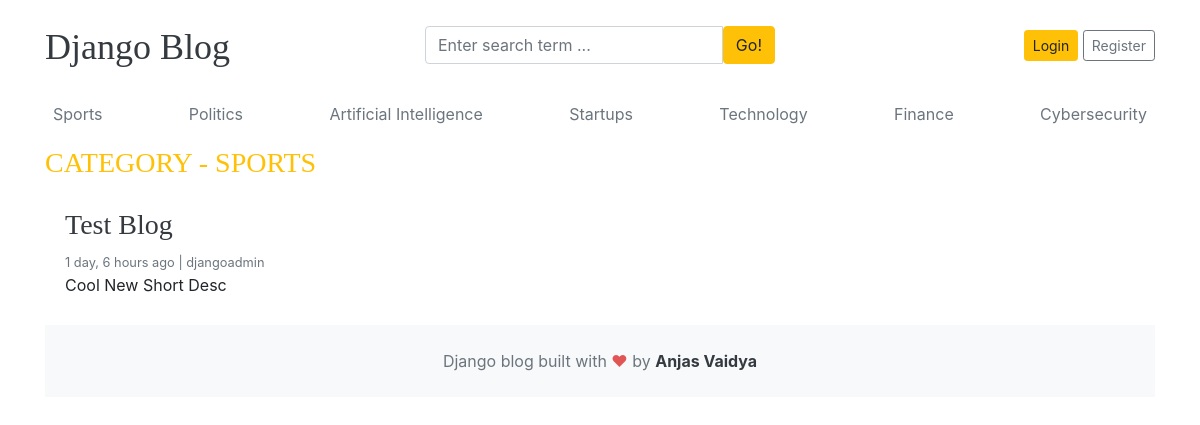
Page /category/1/ on the committed database.
### blogs/models.py (models this page shows, shortened)
class Category(models.Model):
    category_name = models.CharField(max_length=50, unique=True)
    created_at = models.DateTimeField(auto_now_add=True)
    updated_at = models.DateTimeField(auto_now=True)
    class Meta:
        verbose_name_plural = "categories"
    def __str__(self):
        return self.category_name

class Blog(models.Model):
    title = models.CharField(max_length=100)
    slug = models.SlugField(max_length=150, unique=True, blank=True)
    category = models.ForeignKey(Category, on_delete=models.CASCADE)
    author = models.ForeignKey(User, on_delete=models.CASCADE)
    featured_image = models.ImageField(upload_to="uploads/%Y/%m/%d")
    short_description = models.TextField(max_length=500)
    blog_body = models.TextField(max_length=2000)
    status = models.CharField(max_length=20, choices=STATUS_CHOICES, default="Draft")
    is_featured = models.BooleanField(default=False)
    created_at = models.DateTimeField(auto_now_add=True)
    updated_at = models.DateTimeField(auto_now=True)

### blogs/views.py (the view)
# urls.py: path("<int:category_id>/", views.posts_by_category, name="posts_by_category")
def posts_by_category(request, category_id):
    posts = Blog.objects.filter(status="Published", category=category_id)
    category = get_object_or_404(Category, pk=category_id)
    context = {
        "posts": posts,
        "category": category,
    }
    return render(request, "posts_by_category.html", context)

### blogs/context_processors.py (called while the page is built)
def get_categories(request):
    categories = Category.objects.all()
    return dict(categories=categories)

def get_social_links(request):
    social_links = SocialLink.objects.all()
    return dict(social_links=social_links)

### templates/posts_by_category.html
{% extends 'base.html' %}
{% block content %}
      <h3 class="text-uppercase text-warning" style="letter-spaceing: 2px">CATEGORY - {{ category }}</h3>
    <div class="row mb-2">
      {% if posts %}
      {% for post in posts %}
      <div class="col-md-6">
        <div class="card border-0">
          <div class="card-body">
    <h3><a href="{% url 'blogs' post.slug %}" class=text-dark>{{ post.title }}</a></h3>
            <small class="mb-1 text-muted">{{ post.created_at | timesince }} ago | {{ post.author }}</small>
            <p class="card-text">{{ post.short_description | truncatewords:10}}</p>
          </div>
        </div>
      </div>
      {% endfor %}
      {% else %}
          <p>NO POSTS FOUND</p>
      {%endif%}
    </div>
      {% endblock %}

### templates/base.html (shortened to what this page needs)
{% load static %}
<!DOCTYPE html>
<html lang="en">
    <head>
        <link href="https://getbootstrap.com/docs/4.0/dist/css/bootstrap.min.css"
              rel="stylesheet">
        <link href="{% static 'css/blog.css' %}" rel="stylesheet">
        <link rel="stylesheet" href="https://cdnjs.cloudflare.com/ajax/libs/font-awesome/4.7.0/css/font-awesome.min.css">
    </head>
    <body>
        <div class="container">
            <header class="blog-header py-3">
                <div class="row flex-nowrap justify-content-between align-items-center">
                    <div class="col-4 pt-1">
                        <a class="blog-header-logo text-dark" href="/">Django Blog</a>
                    </div>
                    <div class="col-4">
                        <form action="{% url 'search' %}" method="GET">
                            <div class="input-group">
                                <input class="form-control"
                                       type="text"
                                       name="keyword"
                                       value="{{ keyword }}"
                                       placeholder="Enter search term ..."
                                       aria-lable="Enter search" />
                                <button type="submit"
                                        class="btn btn-warning"
                                        id="button-search"
                                        type="button">Go!</button>
                            </div>
                        </form>
                    </div>
                    <div class="col-4 d-flex justify-content-end align-items-center">
                        {% if not user.is_authenticated %}
                            <a class="btn btn-sm btn-warning" href="{% url 'login' %}">Login</a> &nbsp;
                            <a class="btn btn-sm btn-outline-secondary" href="{% url 'register' %}">Register</a>
                        {% else %}
            <span><a href="{% url 'dashboard' %}"">Dashboard</a></span>
                            &emsp;
                            <span><a href="{% url "logout" %}">Logout</a></span>
                        {% endif %}
                    </div>
                </div>
            </header>
            <div class="nav-scroller py-1 mb-2">
                <nav class="nav d-flex justify-content-between">
                    {% for cat in categories %}
                        <a class="p-2 text-muted" href="{% url 'posts_by_category' cat.id %}">{{ cat.category_name }}</a>
                    {% endfor %}
                </nav>
            </div>
            {% block content %}{% endblock %}
            <footer class="blog-footer text-center py-4 bg-light">
                <p class="mb-0 text-muted">
                    Django blog built with <span style="color:#e25555;">&#10084;</span> by
                    <span class="text-dark font-weight-bold">Anjas Vaidya</span>
                </p>
            </footer>
        </body>
    </html>

### blog_main/static/css/blog.css (style rules this page uses)
.blog-header-logo { font-family: "Playfair Display", Georgia, "Times New Roman", serif; font-size: 2.25rem; }
h1, h2, h3, h4, h5, h6 { font-family: "Playfair Display", Georgia, "Times New Roman", serif; }

### rows in the picture
Category: category_name "Sports", category_name "SPORTS"
Category: category_name "Politics"
Category: category_name "Artificial Intelligence"
Category: category_name "Startups"
Category: category_name "Technology"
Category: category_name "Finance"
Category: category_name "Cybersecurity"
Blog: title "Test Blog", created_at "1 day, 6 hours", author "djangoadmin", short_description "Cool New Short Desc"
